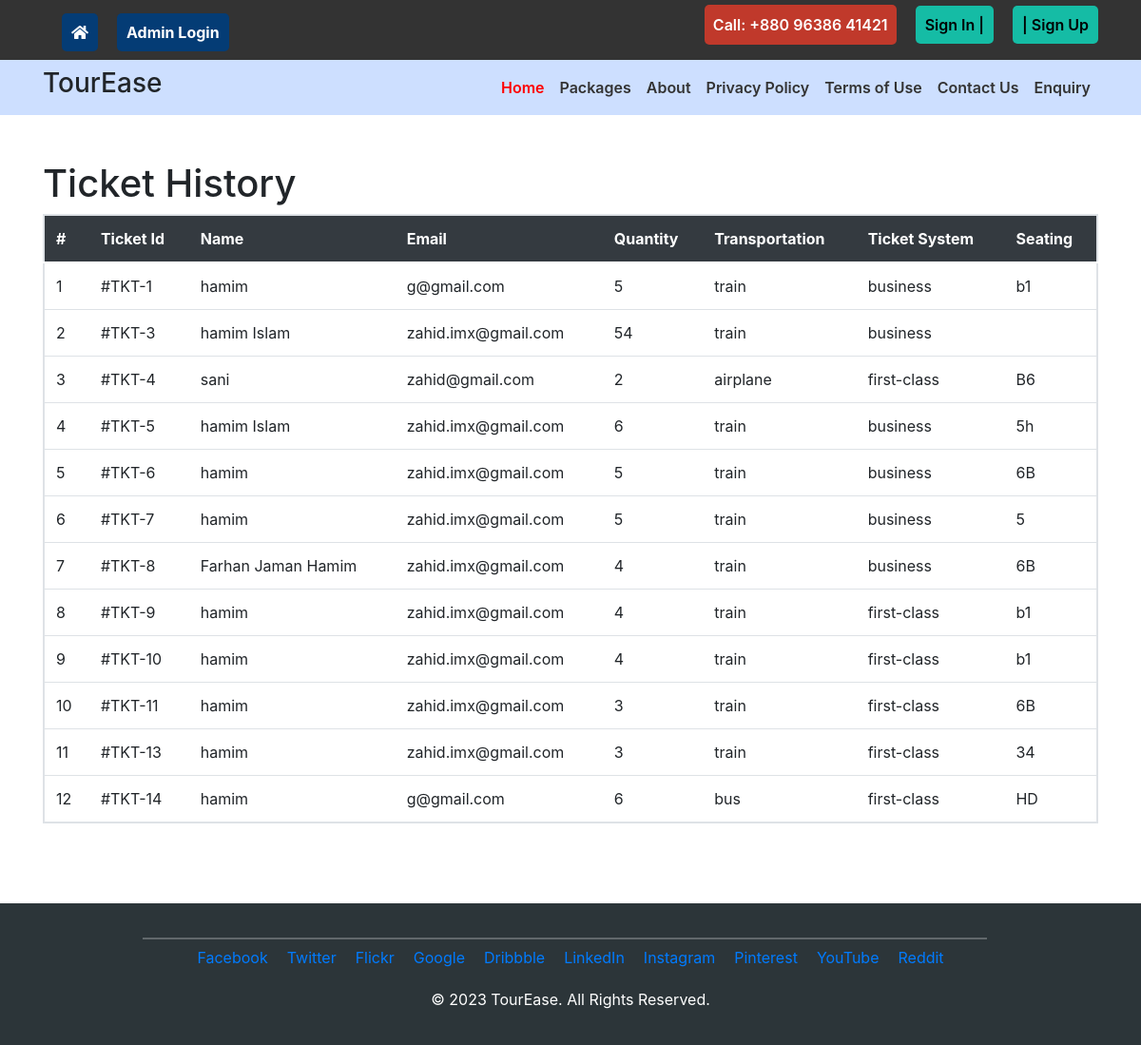
/ticket_history.php, run on the app's committed database.
### tables this page shows
CREATE TABLE `ticket_bookings` (
  `id` int(11) NOT NULL,
  `name` varchar(100) NOT NULL,
  `email` varchar(100) NOT NULL,
  `quantity` int(11) NOT NULL,
  `transportation` varchar(20) NOT NULL,
  `ticket_system` varchar(20) NOT NULL,
  `seating` varchar(50) DEFAULT NULL,
  `booking_date` timestamp NOT NULL DEFAULT current_timestamp()
);

### ticket_history.php (the view, shortened to what this page needs)
<!DOCTYPE HTML>
<html>
<head>
    <link href="css/bootstrap.min.css" rel="stylesheet" type="text/css" media="all">
    <link href="css/font-awesome.min.css" rel="stylesheet" type="text/css" media="all">
    <link href="css/mystyle.css" rel="stylesheet" type="text/css">
    <link rel="stylesheet" href="https://maxcdn.bootstrapcdn.com/bootstrap/4.5.2/css/bootstrap.min.css">
    <link href="css/bootstrap.min.css" rel="stylesheet" type="text/css" media="all">
    <link href="css/font-awesome.min.css" rel="stylesheet" type="text/css" media="all">
    <link href="css/mystyle.css" rel="stylesheet" type="text/css" />
    <link rel="stylesheet" href="https://maxcdn.bootstrapcdn.com/bootstrap/4.5.2/css/bootstrap.min.css">
</head>
<body>
    <div class="top-header">
        <?php include('includes/header.php'); ?>
    <div class="container mt-5">
    <h1 >Ticket History</h1>
        <?php
        $servername = "localhost";
        $username = "root";
        $password = "";
        $dbname = "travel";
        $conn = new mysqli($servername, $username, $password, $dbname);
        $sql = "SELECT * FROM ticket_bookings";
        $result = $conn->query($sql);
        if ($result->num_rows > 0) {
            echo '<table class="table">';
            echo '<thead class="thead-dark">';
            echo '<tr><th>#</th><th>Ticket Id</th><th>Name</th><th>Email</th><th>Quantity</th><th>Transportation</th><th>Ticket System</th><th>Seating</th></tr>';
            echo '</thead>';
            echo '<tbody>';
            $cnt = 1;
            while ($row = $result->fetch_assoc()) {
                echo '<tr>';
                echo '<td>' . $cnt . '</td>';
                echo '<td>#TKT-' . $row['id'] . '</td>';
                echo '<td>' . $row['name'] . '</td>';
                echo '<td>' . $row['email'] . '</td>';
                echo '<td>' . $row['quantity'] . '</td>';
                echo '<td>' . $row['transportation'] . '</td>';
                echo '<td>' . $row['ticket_system'] . '</td>';
                echo '<td>' . $row['seating'] . '</td>';
                echo '</tr>';
                $cnt++;
            }
            echo '</tbody>';
            echo '</table>';
        } else {
            echo '<p>No records found.</p>';
        }
        ?>
    </div>
    <br><br>
    <?php include('includes/footer.php'); ?>
</body>
</html>

### css/mystyle.css (style rules this page uses)
body, h1, h2, h3, h4, p, ul, li { margin: 0; padding: 0; list-style: none; }
.top-header { background-color: #333!important; color: #fff; }

### ticket_history.php (style rules this page uses)
.table { border-collapse: collapse; width: 100%; border: 2px solid #000; }
.table th, .table td { padding: 8px; text-align: left; border: none; }
.table th:first-child, .table td:first-child { border-left: none; }
.table th:last-child, .table td:last-child { border-right: none; }

### includes/footer.php (style rules this page uses)
.container { border-radius: 10px!important; }

### data on the page
ticket_bookings: id "1", name "hamim", email "g@gmail.com", quantity "5", transportation "train", ticket_system "business", seating "b1"
ticket_bookings: id "3", name "hamim Islam", email "zahid.imx@gmail.com", quantity "54", transportation "train", ticket_system "business"
ticket_bookings: id "4", name "sani", email "zahid@gmail.com", quantity "2", transportation "airplane", ticket_system "first-class", seating "B6"
ticket_bookings: id "5", name "hamim Islam", email "zahid.imx@gmail.com", quantity "6", transportation "train", ticket_system "business", seating "5h"
ticket_bookings: id "6", name "hamim", email "zahid.imx@gmail.com", quantity "5", transportation "train", ticket_system "business", seating "6B"
ticket_bookings: id "7", name "hamim", email "zahid.imx@gmail.com", quantity "5", transportation "train", ticket_system "business", seating "5"
ticket_bookings: id "8", name "Farhan Jaman Hamim", email "zahid.imx@gmail.com", quantity "4", transportation "train", ticket_system "business", seating "6B"
ticket_bookings: id "9", name "hamim", email "zahid.imx@gmail.com", quantity "4", transportation "train", ticket_system "first-class", seating "b1"
ticket_bookings: id "10", name "hamim", email "zahid.imx@gmail.com", quantity "4", transportation "train", ticket_system "first-class", seating "b1"
ticket_bookings: id "11", name "hamim", email "zahid.imx@gmail.com", quantity "3", transportation "train", ticket_system "first-class", seating "6B"
ticket_bookings: id "13", name "hamim", email "zahid.imx@gmail.com", quantity "3", transportation "train", ticket_system "first-class", seating "34"
ticket_bookings: id "14", name "hamim", email "g@gmail.com", quantity "6", transportation "bus", ticket_system "first-class", seating "HD"
